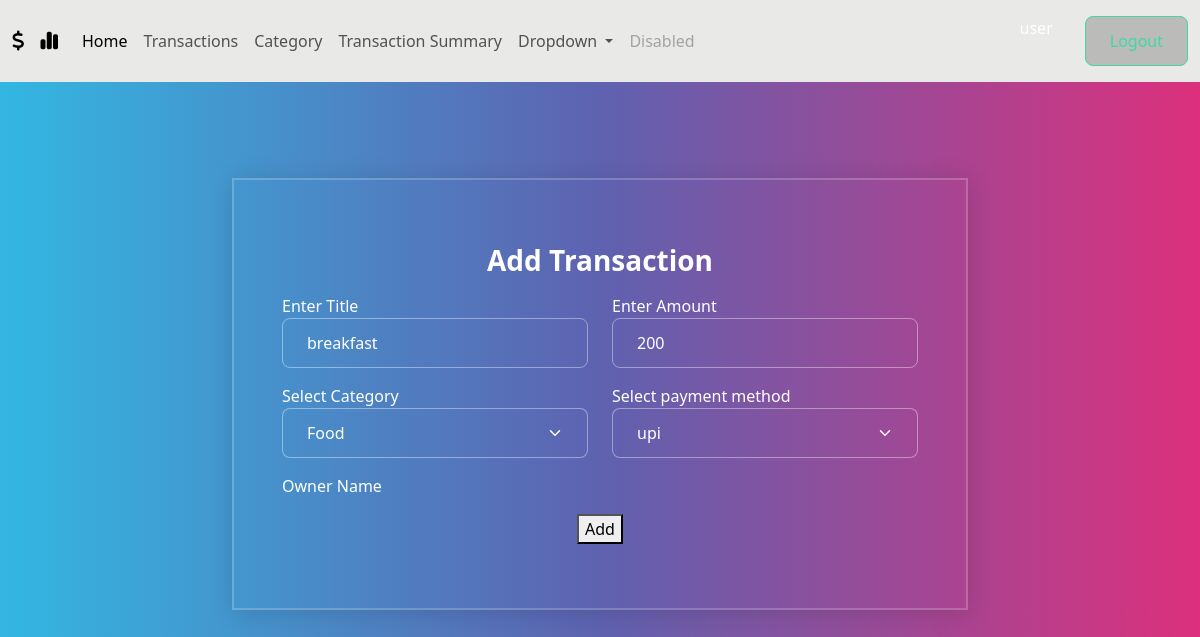
Screenshot of /transaction/1/change/ (signed in) with the database file from the repository.
### myapp/models.py (models this page shows, shortened)
class User(AbstractUser):
    phone=models.CharField(max_length=100,unique=True)

class Transactions(models.Model):
    title=models.CharField(max_length=200)
    amount=models.PositiveIntegerField()
    category_object=models.ForeignKey(Category,on_delete=models.CASCADE)
    payment_options=(
        ("cash","cash"),
        ("upi","upi"),
        ("card","card")
    )
    payment_method=models.CharField(max_length=200,choices=payment_options,default="cash")
    created_date=models.DateTimeField(auto_now_add=True)
    owner=models.ForeignKey(User,on_delete=models.CASCADE)

### myapp/views.py (the view, shortened to what this page needs)
# urls.py: path("transaction/<int:pk>/change/",views.TransactionUpdateView.as_view(),name="transaction-edit"),
@method_decorator(signin_required,name="dispatch")
class TransactionUpdateView(View):
    def get(self,request,*args, **kwargs):
        id=kwargs.get("pk")
        trans_obj=Transactions.objects.get(id=id)
        form_instance=TransactionsForm(instance=trans_obj)
        return render(request,"transaction_edit.html",{"form":form_instance})

### myapp/forms.py
class TransactionsForm(forms.ModelForm):
    class Meta:
        model=Transactions
        fields=["title","amount","category_object","payment_method"]
        widgets={
            "title":forms.TextInput(attrs={"class":"form-control mb-2"}),
            "amount":forms.NumberInput(attrs={"class":"form-control mb-2"}),
            "category_object":forms.Select(attrs={"class":"form-control form-select mb-2"}),
            "payment_method":forms.Select(attrs={"class":"form-control form-select mb-2"}),
        }

### myapp/models.py (called while the page is built)
    def __str__(self):
        return self.name

### myapp/templates/transaction_edit.html (shortened to what this page needs)
{%extends 'base.html'%}
{%block main_block%}
<div class="container">
    <div class="row mt-5">
        <div class="col-2"></div>
        <div class="col-8">
            <form action="" method="post" class="border border-2 p-4 shadow">
                <h3 class="text-center my-2">Add Transaction</h3>
                <div class="row">
                    <div class="col-6">
                        <label for="">Enter Title</label>
                        {{form.title}}
                    </div>
                    <div class="col-6">
                        <label for="">Enter Amount</label>
                        {{form.amount}}
                    </div>
                </div>
                    <div class="row">
                        <div class="col-6">
                            <label for="">Select Category</label>
                            {{form.category_object}}
                        </div>
                        <div class="col-6">
                            <label for="">Select payment method</label>
                            {{form.payment_method}}
                        </div>
                    </div>
                    <div class="row">
                        <div class="col-12">
                            <label for="">Owner Name</label>
                        </div>
                    </div>
                    <center>
                        <button type="submit" class="my-2">Add</button>
                    </center>
                </div>
        </div>
    </div>
{%endblock%}

### myapp/templates/base.html (shortened to what this page needs)
<!DOCTYPE html>
{%load static%}
<html lang="en">
<head>
    <link rel="stylesheet" href="https://cdnjs.cloudflare.com/ajax/libs/font-awesome/6.6.0/css/all.min.css" />
    <link rel="stylesheet" href="{%static 'css/bootstrap.min.css'%}">
</head>
<body>
    <nav class="navbar navbar-expand-lg navbar-light bg-light">
        <div class="container-fluid">
          <a class="navbar-brand d-flex gap-2" href="#"><i class="fa-solid fa-dollar-sign"></i><i class="fa-solid fa-chart-simple"></i></a>
          <div class="collapse navbar-collapse" id="navbarSupportedContent">
            <ul class="navbar-nav me-auto mb-2 mb-lg-0">
              <li class="nav-item">
                <a class="nav-link active" aria-current="page" href="{%url 'summary'%}">Home</a>
              </li>
              <li class="nav-item">
                <a class="nav-link" href="{%url 'transaction-add'%}">Transactions</a>
              </li>
              <li class="nav-item">
                <a class="nav-link" href="{%url 'category-add'%}">Category</a>
              </li>
              <li class="nav-item">
                <a class="nav-link" href="{%url 'transaction-summary'%}">Transaction Summary</a>
              </li>
              <li class="nav-item dropdown">
                <a class="nav-link dropdown-toggle" href="#" id="navbarDropdown" role="button" data-bs-toggle="dropdown" aria-expanded="false">
                  Dropdown
                </a>
              </li>
              <li class="nav-item">
                <a class="nav-link disabled" href="#" tabindex="-1" aria-disabled="true">Disabled</a>
              </li>
            </ul>
            <form class="d-flex gap-3">
              {{request.user}}
              <a href="{%url 'sign-out'%}" class="btn btn-outline-success" type="submit">Logout</a>
            </form>
          </div>
        </div>
      </nav>
      {%block main_block%}
      {%endblock%}
</body>
</html>

### rows the page displays
User: user "user"
Transactions: title "breakfast", amount "200", category_object "Food", payment_method "upi"
